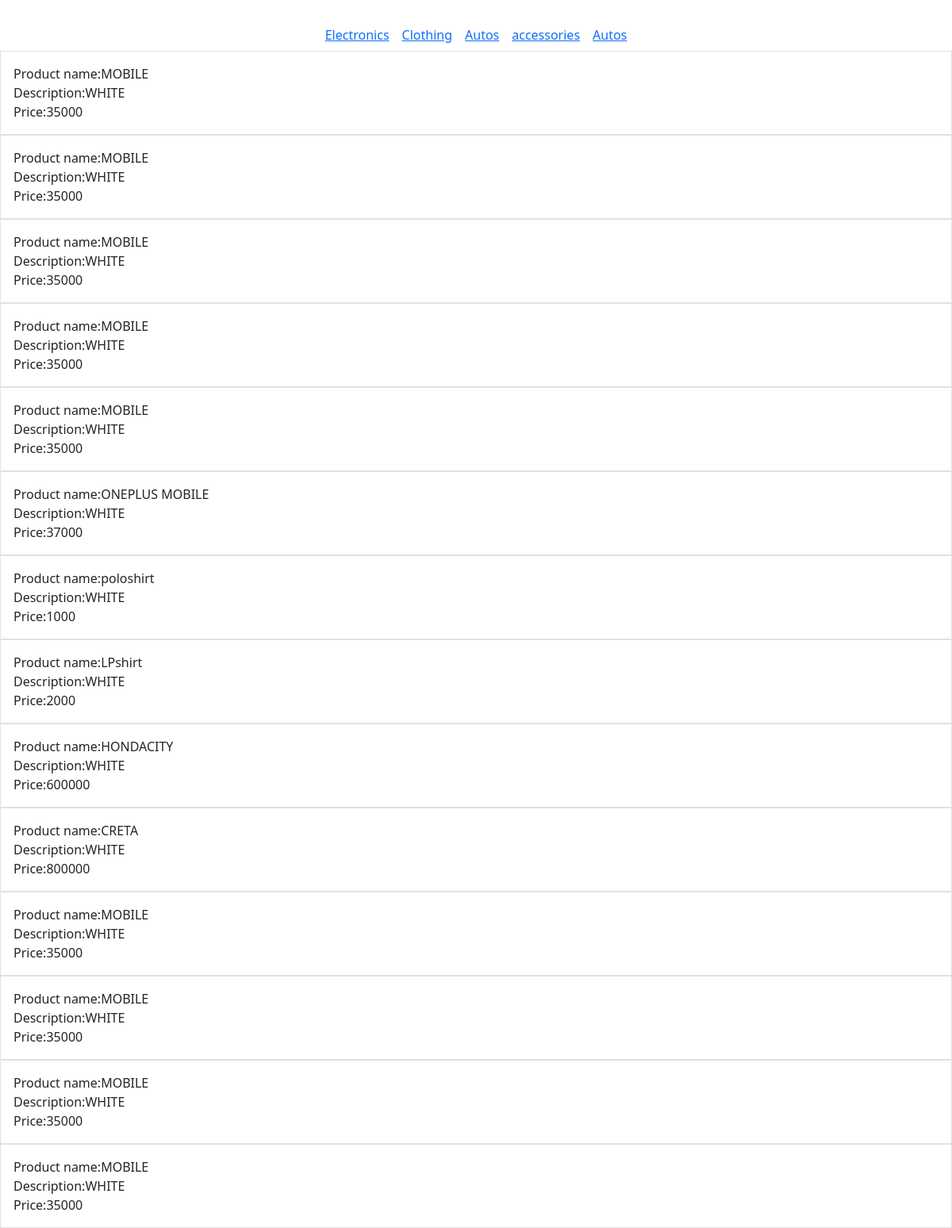
The page /category/list on the database its author committed.
### products/models.py (models this page shows, shortened)
class Category(models.Model):
    category_name=models.CharField(max_length=200)

class Product(models.Model):
    product_name=models.CharField(max_length=200)
    category_name=models.ForeignKey(Category,on_delete=models.CASCADE)
    description=models.CharField(max_length=300)
    price=models.PositiveIntegerField(null=True)

### products/views.py (the view)
# urls.py: path("list",CategoryListView.as_view(),name="list-category")
class CategoryListView(ListView):
    template_name="categorylist.html"
    context_object_name="categories"
    model=Category

### products/templates/categorylist.html (shortened to what this page needs)
<!DOCTYPE html>
<html lang="en">
<head>
    <link href="https://cdn.jsdelivr.net/npm/bootstrap@5.3.2/dist/css/bootstrap.min.css" rel="stylesheet">
</head>
<body>
    <div class="d-flex justify-content-center mt-4">
        {%for c in categories%}
        <div class="p-2 ">
            <a href="{%url 'product-detail' c.id%}">{{c.category_name}}</a>
        </div>
        {%endfor%}
      </div>
  {%for c in categories%}
    {%for p in c.product_set.all%}
  <div class="border p-3">
    <div><span>Product name:{{p.product_name}}</span></div>
    <div>Description:{{p.description}}</div>
    <div>Price:{{p.price}}</div>
  </div>
    {%endfor%}
  {%endfor%}
</body>
</html>

### rows shown on the page
Category: category_name "Electronics"
Category: category_name "Clothing"
Category: category_name "Autos"
Category: category_name "accessories"
Category: category_name "Autos"
Product: product_name "MOBILE", description "WHITE", price "35000"
Product: product_name "MOBILE", description "WHITE", price "35000"
Product: product_name "MOBILE", description "WHITE", price "35000"
Product: product_name "MOBILE", description "WHITE", price "35000"
Product: product_name "MOBILE", description "WHITE", price "35000"
Product: product_name "ONEPLUS MOBILE", description "WHITE", price "37000"
Product: product_name "poloshirt", description "WHITE", price "1000"
Product: product_name "LPshirt", description "WHITE", price "2000"
Product: product_name "HONDACITY", description "WHITE", price "600000"
Product: product_name "CRETA", description "WHITE", price "800000"
Product: product_name "MOBILE", description "WHITE", price "35000"
Product: product_name "MOBILE", description "WHITE", price "35000"
Product: product_name "MOBILE", description "WHITE", price "35000"
Product: product_name "MOBILE", description "WHITE", price "35000"
